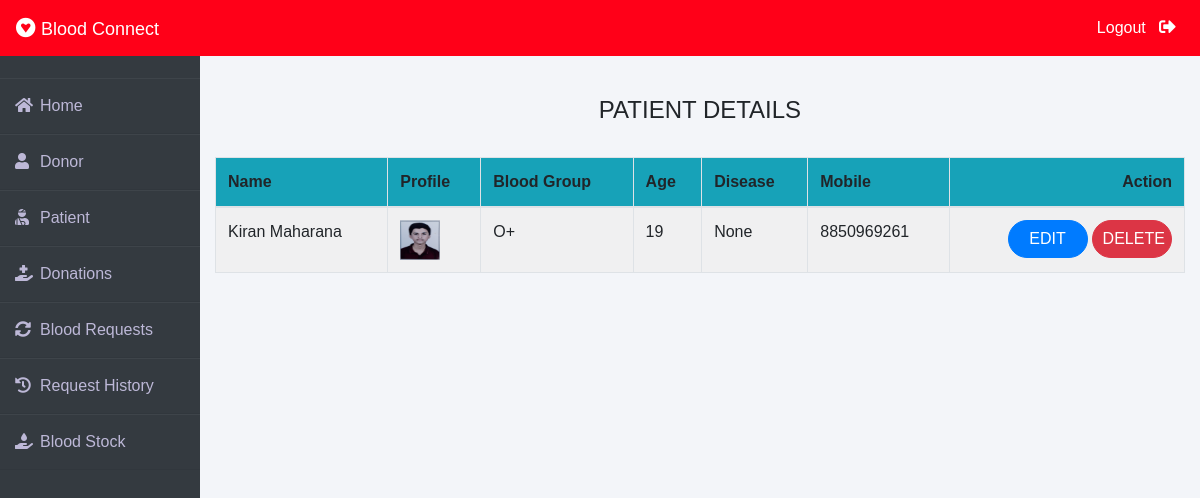
/admin-patient (signed in), run on the app's committed database.
### patient/models.py (models this page shows, shortened)
class Patient(models.Model):
    user=models.OneToOneField(User,on_delete=models.CASCADE)
    profile_pic= models.ImageField(upload_to='profile_pic/Patient/',null=True,blank=True)
    age=models.PositiveIntegerField()
    bloodgroup=models.CharField(max_length=10)
    disease=models.CharField(max_length=100)
    doctorname=models.CharField(max_length=50)
    address = models.CharField(max_length=40)
    mobile = models.CharField(max_length=20,null=False)
    @property
    def get_name(self):
        return self.user.first_name+" "+self.user.last_name

### blood/views.py (the view)
# urls.py: path('admin-patient', views.admin_patient_view,name='admin-patient'),
@login_required(login_url='adminlogin')
def admin_patient_view(request):
    patients=pmodels.Patient.objects.all()
    return render(request,'blood/admin_patient.html',{'patients':patients})

### templates/blood/admin_patient.html
{% extends 'blood/adminbase.html' %}
{% block content %}
{% load widget_tweaks %}
{%load static%}
<br><br>
<div class="container">
    <H4 class="text-center">PATIENT DETAILS</H4><br>
    <table class="table table-light table-hover table-bordered table-striped">
        <thead class="bg-info">
            <tr>
                <th scope="col">Name</th>
                <th scope="col">Profile</th>
                <th scope="col">Blood Group</th>
                <th scope="col">Age</th>
                <th scope="col">Disease</th>
                <th scope="col">Mobile</th>
                <th class="text-right">Action</th>
            </tr>
        </thead>
        <tbody>
            {% for t in patients %}
            <tr>
                <td> {{t.get_name}}</td>
                <td> <img src="{% static t.profile_pic.url %}" alt="Profile Pic" height="40px" width="40px" /></td>
                <td>{{t.bloodgroup}}</td>
                <td>{{t.age}}</td>
                <td>{{t.disease}}</td>
                <td>{{t.mobile}}</td>
                <td class="text-right">
                    <button class="btn btn-primary badge-pill" style="width: 80px;"><a  style="text-decoration: none;color: white;" href="{% url 'update-patient' t.id  %}">EDIT</a> </button>
                    <button class="btn btn-danger badge-pill" style="width: 80px;"><a  style="text-decoration: none;color: white;" href="{% url 'delete-patient' t.id  %}">DELETE</a> </button>
                </td>
            </tr>
            {% endfor %}
        </tbody>
    </table>
</div>
{% endblock content %}

### templates/blood/adminbase.html (style rules this page uses)
* { margin: 0; padding: 0; box-sizing: border-box; list-style: none; text-decoration: none; font-family: 'Josefin Sans', sans-serif; }
body { background-color: #f3f5f9; }

### data on the page
Patient: get_name "Kiran Maharana", profile_pic (picture), bloodgroup "O+", age "19", disease "None", mobile "8850969261"
